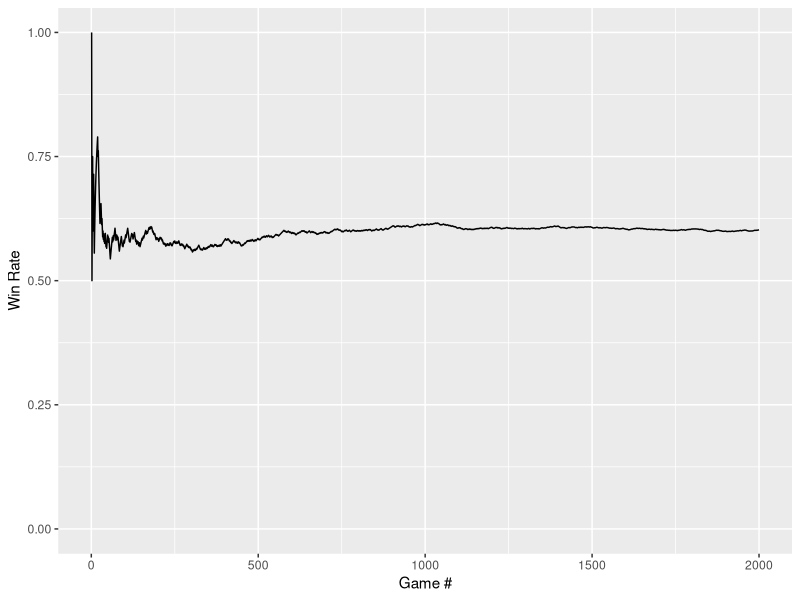

This chart was generated by the following R code:
## ---- chunk 1
library(tidyverse)
amongusGame <- function(players = 10, impostors = 2) { # return 1 on crewmate victory
  crewmates <- players - impostors

  while (crewmates != impostors & impostors != 0) {
    voted <- sample(c("impostor", "crewmate"), 1, prob = c(impostors, crewmates))
    if (voted == "impostor") {
      impostors <- impostors - 1
    } else {
      crewmates <- crewmates - 1
    }
  }

  if (impostors == 0) {
    return(1)
  } else {
    return(0)
  }
}
## ---- chunk 2
amongusSim <- function(players = 10, impostors = 2, N = 2000){
  results <- vector(mode = "logical", length = N)
  for (i in 1:N) {
    results[i] <- amongusGame(players, impostors)
  }
  return(results)
}
## ---- chunk 3
amongusPlot <- function(players = 10, impostors = 2, N = 2000){
  winresults <- amongusSim(players, impostors, N)
  print(sum(winresults)/N)
  winrate <- vector(mode = "logical", length = N)
  for (i in 1:length(winresults)) {
    winrate[i] <- sum(winresults[1:i])/i
  }
  ggplot(tibble(gamenum = 1:N, winrate = winrate), aes(x = gamenum, y = winrate )) + geom_line() + xlab("Game #") + ylab("Win Rate") + ylim(0,1)
}
## ---- chunk 4
amongusPlot()
